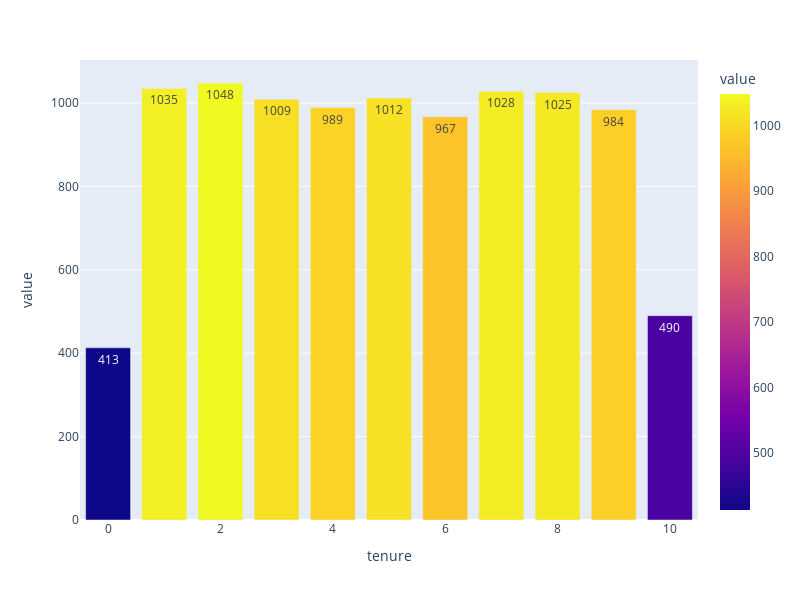

Notebook source saved alongside this figure:
### Markdown cell above
## Bar

### Code cell
column_counts = original_df['Tenure'].value_counts().reset_index()
column_counts.columns = ['tenure', 'value']

bar_plot_plotly(df=column_counts, x='tenure', y='value', hue='value')

### Figure 1 — Plotly figure (JSON) as saved in the notebook; plotly's stock layout.template omitted (floating-point values rounded to 4 significant figures)
{"data": [{"alignmentgroup": "True", "hovertemplate": "tenure=%{x}<br>value=%{marker.color}<extra></extra>", "legendgroup": "", "marker": {"color": [1048, 1035, 1028, 1025, 1012, 1009, 989, 984, 967, 490, 413], "coloraxis": "coloraxis", "pattern": {"shape": ""}}, "name": "", "offsetgroup": "", "orientation": "v", "showlegend": false, "textposition": "auto", "texttemplate": "%{y}", "type": "bar", "x": [2, 1, 7, 8, 5, 3, 4, 9, 6, 10, 0], "xaxis": "x", "y": [1048, 1035, 1028, 1025, 1012, 1009, 989, 984, 967, 490, 413], "yaxis": "y"}], "layout": {"barmode": "group", "coloraxis": {"colorbar": {"title": {"text": "value"}}, "colorscale": [[0, "#0d0887"], [0.1111, "#46039f"], [0.2222, "#7201a8"], [0.3333, "#9c179e"], [0.4444, "#bd3786"], [0.5556, "#d8576b"], [0.6667, "#ed7953"], [0.7778, "#fb9f3a"], [0.8889, "#fdca26"], [1, "#f0f921"]]}, "height": 600, "legend": {"title": {"text": "value"}, "tracegroupgap": 0}, "margin": {"t": 60}, "width": 800, "xaxis": {"anchor": "y", "domain": [0, 1], "title": {"text": "tenure"}}, "yaxis": {"anchor": "x", "domain": [0, 1], "title": {"text": "value"}}}}
